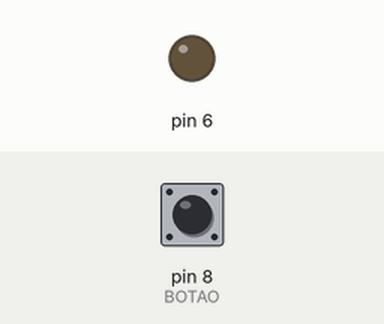
Recording of a sketch running on a simulated Arduino Uno, built with avr-gcc and run on an emulated ATmega328P. Parts: output pins drawn as LEDs (lit = HIGH). Inputs (shaded band) come from the test bench; at power-on: pin 8 (BOTAO) HIGH.

Above: at 1.2 s.
1.3 s: pin 8 (BOTAO) pulled LOW for 0.15 s
At 1.37 s:
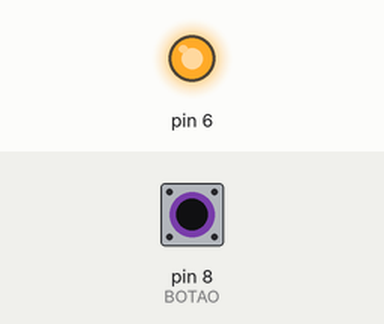
2.9 s: pin 8 (BOTAO) pulled LOW for 3.2 s
At 7.3 s:
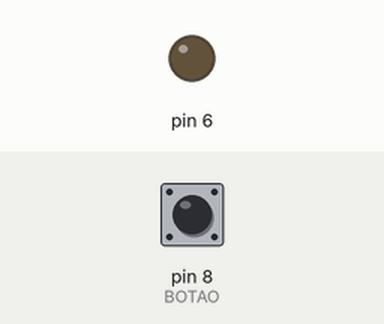
Timing chart, 0 to 8.8 s (numbered marks = the images above; inputs shaded):
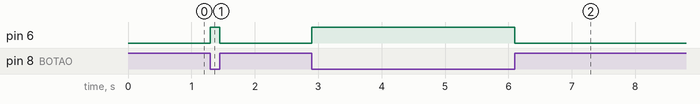

Measured:
- after the input at 1.3 s, pin 6: LOW → HIGH at once, → LOW 0.15 s later
- after the input at 2.9 s, pin 6: LOW → HIGH at once, → LOW 3.2 s later

The sketch:

botao_led.ino
```cpp
#define LED PB6
#define BOTAO 8

void setup() {
  // Configura os pinos
  pinMode(LED, OUTPUT);
  pinMode(BOTAO, INPUT_PULLUP);
}

void loop() {
  if (digitalRead(BOTAO) == LOW) {
    // apertou o botão = acende o LED
    digitalWrite(LED, HIGH);
  } else {
    // soltou o botão = apaga o LED
    digitalWrite(LED, LOW);
  }
}
```
